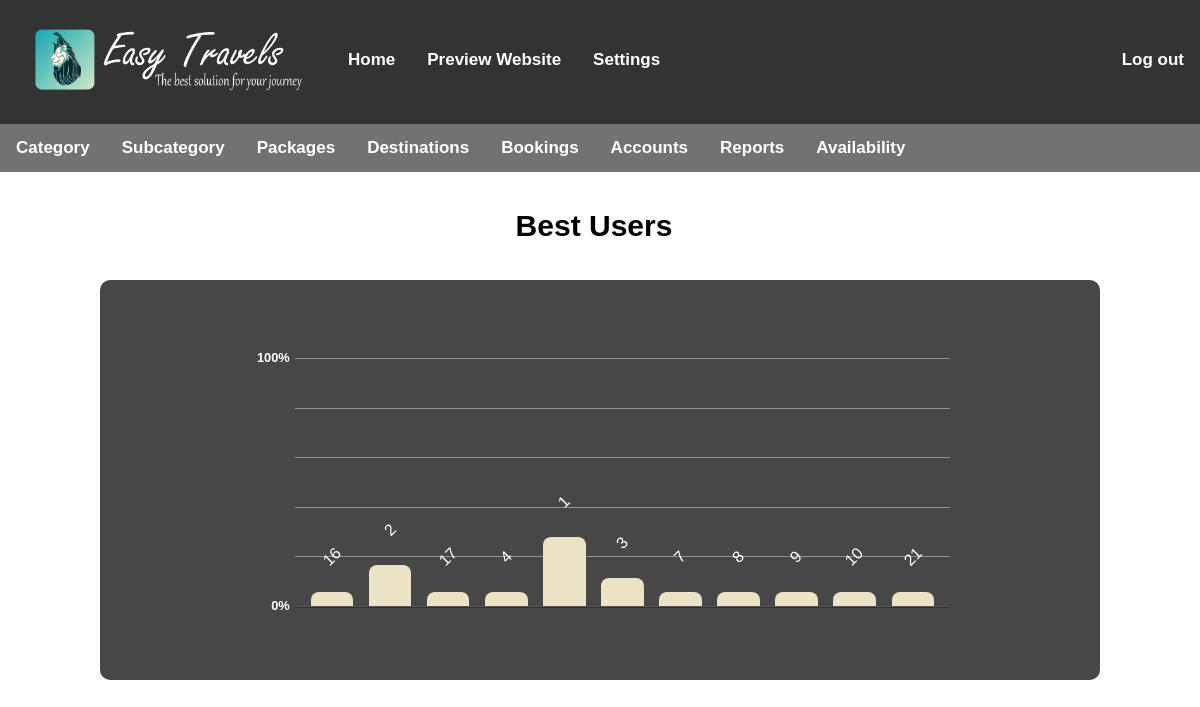
/src/php/admin_view_report_general-bestuser.php (signed in), run on the app's committed database.
### tables this page shows
CREATE TABLE `user` (
  `uid` int(11) NOT NULL,
  `name` varchar(200) NOT NULL,
  `address` varchar(400) NOT NULL,
  `email` varchar(200) NOT NULL,
  `telephone` int(11) NOT NULL
);

### src/php/admin_view_report_general-bestuser.php (called while the page is built, shortened)
<?php include('../../public/html/admin_view_report_general-bestuser.html')?>

### src/php/admin_view_report_general-bestuser-table.php (the view, shortened to what this page needs)
<?php require_once('../../config/connect.php');
?>
<?php
	echo"
			<div class='container8'>
			<center><table class='graph'>
				<thead>
					<tr>
						<th scope='col'>User ID</th>
						<th scope='col'>Percent</th>
					</tr>
				</thead>
			<tbody>";
	$sql3="select count(package) from assign";
	$result3=$connection->query($sql3);
	while($row3=$result3->fetch_assoc()){
		$total=$row3['count(package)'];
	}
	$sql="select DISTINCT name from assign";
	$result=$connection->query($sql);
	while($row=$result->fetch_assoc()){
		$name=$row['name'];
		$sql4="select uid from user where name='$name' ";
		$result4=$connection->query($sql4);
		while($row4=$result4->fetch_assoc()){
			$uid=$row4['uid'];
		}
		$sql1="select count(package) from assign where name='$name'";
		$result1=$connection->query($sql1);
		while($row1=$result1->fetch_assoc()){
			$count=$row1['count(package)'];
			$point=($count/$total)*100;
			echo"
				<tr style='height:$point%'>
					<th scope='row'>$uid</th>
					<td><span>$point</span></td>
				</tr>";
		}
	}
?>

### public/css/admin_topnav.css (style rules this page uses)
body { margin: 0; background-image: url(../../public/images/adminback9.jpg); background-size:cover; font-family: 'Arial'; }
.topnav { overflow: hidden; background-color: rgb(0,0,0,0.8); }
.topnav a { float: left; display: block; color: white; text-align: center; padding: 10px 16px; text-decoration: none; font-size: 17px; margin-top:40px; font-weight:bold; }
.topnav a.notactive { margin-top:0px; }
.topnav a.right { float: right; }
.limg { padding: 10px; width:300px; border-radius: 20px; }

### public/css/adminmenu.css (style rules this page uses)
body { margin: 0; background-image: url(../../public/images/adminback9.jpg); background-size:cover; font-family: 'Arial'; }
.topnav1 { overflow: hidden; background-color:rgb(20,20,20,0.6); }
.topnav1 a { float: left; display: block; color: white; text-align: center; padding: 14px 16px; text-decoration: none; font-size: 17px; font-weight: bold; }
.dropdown { float: left; overflow: hidden; }
.dropdown .dropbtn { font-size: 17px; border: none; outline: none; color: white; padding: 14px 16px; background-color: inherit; font-family: inherit; margin: 0; font-weight:bold; }

### public/css/report-tables.css (style rules this page uses)
* { box-sizing: border-box; }
body { margin: 0; background-image: url(../../public/images/adminback9.jpg); background-size:cover; font-family: 'Arial'; }
label { padding: 12px 12px 12px 0; display: inline-block; }
.container8 { border-radius: 10px; background-color: rgb(0,0,0,0.8); padding: 30px; opacity:0.9; width:1000px; height:400px; display:block; margin-left:auto; margin-right:auto; justify-content:center; center-align:center; margin-top:20px; margin-bottom:20px; color:white; }
.updatetxt { color:black; font-size:30px; font-weight:bold; }

### public/css/chart.css (style rules this page uses)
body { margin: 0; background-image: url(../../public/images/adminback9.jpg); background-size:cover; font-family: 'Arial'; }
.graph { margin-bottom:1em; font:normal 100%/150% arial,helvetica,sans-serif; }
.graph tbody th { text-align:left; }

### data on the page
user: uid "16"
user: uid "2"
user: uid "17"
user: uid "4"
user: uid "1"
user: uid "3"
user: uid "7"
user: uid "8"
user: uid "9"
user: uid "10"
user: uid "21"
